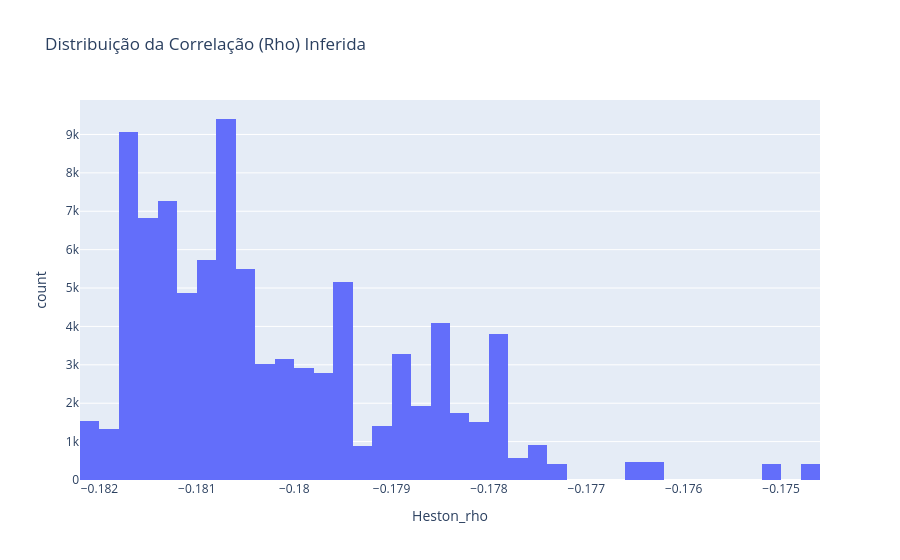

The notebook cell this image was saved under:
### Markdown cell above
## 7: Análise dos Parâmetros Latentes (Regime de Mercado)

### Code cell
# Plota a evolução da volatilidade e correlação inferidas
fig_latent = viz.plot_latent_vol_evolution()
if fig_latent: fig_latent.show()

# Histograma dos parâmetros
fig_params = px.histogram(df_results, x="Heston_rho", nbins=50, title="Distribuição da Correlação (Rho) Inferida")
fig_params.show()

### Figure 1 — Plotly figure (JSON) as saved in the notebook; plotly's stock layout.template omitted (floating-point values rounded to 4 significant figures; data arrays with more than 128 entries replaced by an {"elided": "..."} marker saying what was removed)
{"data": [{"bingroup": "x", "hovertemplate": "Heston_rho=%{x}<br>count=%{y}<extra></extra>", "legendgroup": "", "marker": {"color": "#636efa", "pattern": {"shape": ""}}, "name": "", "nbinsx": 50, "orientation": "v", "showlegend": false, "type": "histogram", "x": {"elided": "90874 float values"}, "xaxis": "x", "yaxis": "y"}], "layout": {"barmode": "relative", "legend": {"tracegroupgap": 0}, "title": {"text": "Distribuição da Correlação (Rho) Inferida"}, "xaxis": {"anchor": "y", "domain": [0, 1], "title": {"text": "Heston_rho"}}, "yaxis": {"anchor": "x", "domain": [0, 1], "title": {"text": "count"}}}}
